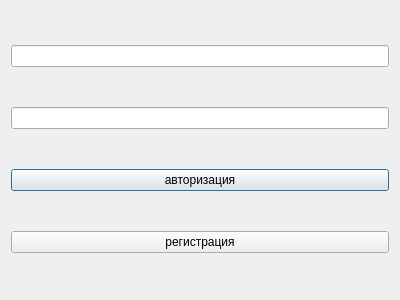
<?xml version="1.0" encoding="UTF-8"?>
<ui version="4.0">
 <class>AuthWindow</class>
 <widget class="QDialog" name="AuthWindow">
  <property name="geometry">
   <rect>
    <x>0</x>
    <y>0</y>
    <width>400</width>
    <height>300</height>
   </rect>
  </property>
  <property name="windowTitle">
   <string>Dialog</string>
  </property>
  <layout class="QVBoxLayout" name="verticalLayout">
   <item>
    <widget class="QLineEdit" name="name_le"/>
   </item>
   <item>
    <widget class="QLineEdit" name="pass_le"/>
   </item>
   <item>
    <widget class="QPushButton" name="auth_button">
     <property name="text">
      <string>авторизация</string>
     </property>
    </widget>
   </item>
   <item>
    <widget class="QPushButton" name="reg_button">
     <property name="text">
      <string>регистрация</string>
     </property>
    </widget>
   </item>
  </layout>
 </widget>
 <resources/>
 <connections/>
</ui>
